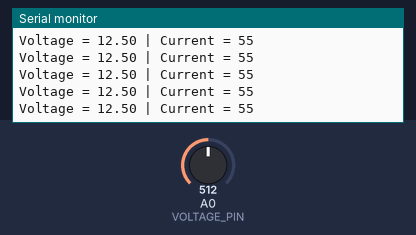
A program run on a simulated Arduino Nano, built with avr-gcc and run on an emulated ATmega328P. Parts: the last lines printed to the serial monitor. The inputs (shaded band) are chosen by the test bench; at power-on: A0 (VOLTAGE_PIN) = 512.

Above: at 1.2 s.
1.3 s: A0 (VOLTAGE_PIN) set to 422
At 1.5 s:
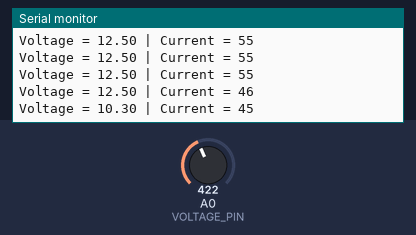
4.3 s: A0 (VOLTAGE_PIN) set to 401
At 4.39 s:
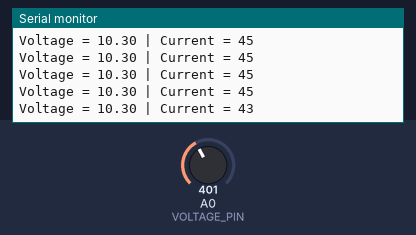
Timing chart, 0 to 7.3 s (numbered marks = the images above; inputs shaded):
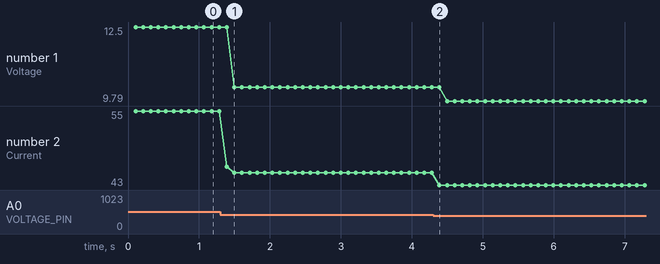

Measured:
- after the input at 1.3 s, the serial monitor: prints a new line after 0.09 s (image 1)
- after the input at 4.3 s, the serial monitor: prints a new line after 0.09 s (image 2)
- plotted number 1: 12.5 → 10.3 after the input at 1.3 s, 10.3 → 9.79 after the input at 4.3 s
- plotted number 2: 55 → 45 after the input at 1.3 s, 45 → 43 after the input at 4.3 s

The program:

main.cpp
```cpp
#include <Arduino.h>
#include <Wire.h>

#define VOLTAGE_PIN A0   // Analog input pin for voltage
#define CURRENT_PIN A1   // Analog input pin for current

// Floats for ADC voltage & Input voltage
float adc_voltage = 0.0;
float in_voltage = 0.0;

// Constants for voltage sensor. Floats for resistor values in divider (in ohms)
const float R1 = 30000.0;
const float R2 = 7500.0;
const float ref_voltage = 5.0;    // Volts

// Variables for ADC value & voltage
int adc_value = 0;
float AcsValue=0.0,Samples=0.0,AvgAcs=0.0,AcsValueF=0.0;
uint16_t i2c_curr = 0;

void requestEvent();

void setup()
{
   // Setup Serial Monitor
  Serial.begin(9600);
  Wire.begin(8);
  Serial.println("DC Voltage Test");
}

void loop(){
  // Read the Analog Input
  adc_value = analogRead(VOLTAGE_PIN);

  adc_voltage = (adc_value * ref_voltage) / 1024.0;    // Determine voltage at ADC input
  in_voltage = adc_voltage / (R2/(R1+R2));    // Calculate voltage at divider input

  float AcsValue=0.0,Samples=0.0,AvgAcs=0.0,AcsValueF=0.0;

  for (int x = 0; x < 50; x++){ //Get 50 samples
    AcsValue = analogRead(A0);     //Read current sensor values
    Samples = Samples + AcsValue;  //Add samples together
    delay (2); // let ADC settle before next sample 3ms
  }
  AvgAcs=Samples/50.0;//Taking Average of Samples

  //((AvgAcs * (5.0 / 1024.0)) is converitng the read voltage in 0-5 volts
  //2.5 is offset(I assumed that arduino is working on 5v so the viout at no current comes
  //out to be 2.5 which is out offset. If your arduino is working on different voltage than
  //you must change the offset according to the input voltage)
  //0.066v(66mV) is rise in output voltage when 1A current flows at input
  AcsValueF = ((AvgAcs * (5.0 / 1024.0))*0.22);
  i2c_curr = uint16_t(AcsValueF * 100);

  // Print results to Serial Monitor to 2 decimal places
  Serial.print("Voltage = ");
  Serial.print(in_voltage);
  Serial.print(" | ");
  Serial.print("Current = ");
  Serial.println(i2c_curr);//Print the read current on Serial monitor
  Wire.onRequest(requestEvent);
}

void requestEvent()
{
  uint16_t volt = uint16_t(in_voltage*100);

  byte myArray[4];

  myArray[0] = (volt >> 8) & 0xFF;
  myArray[1] = volt & 0xFF;
  myArray[2] = (i2c_curr >> 8) & 0xFF;
  myArray[3] = i2c_curr & 0xFF;

  Wire.write(myArray, 4);
}
```
